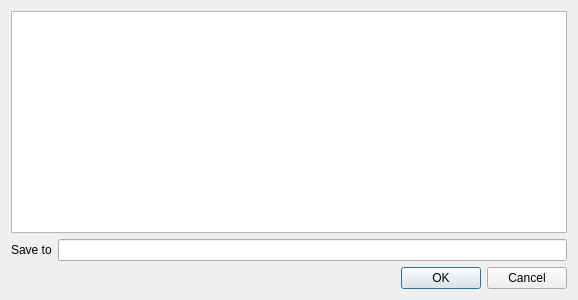
<?xml version="1.0" encoding="UTF-8"?>
<ui version="4.0">
 <class>Dialog</class>
 <widget class="QDialog" name="Dialog">
  <property name="windowModality">
   <enum>Qt::WindowModal</enum>
  </property>
  <property name="geometry">
   <rect>
    <x>0</x>
    <y>0</y>
    <width>578</width>
    <height>300</height>
   </rect>
  </property>
  <property name="sizePolicy">
   <sizepolicy hsizetype="Preferred" vsizetype="Preferred">
    <horstretch>0</horstretch>
    <verstretch>0</verstretch>
   </sizepolicy>
  </property>
  <property name="windowTitle">
   <string>Save</string>
  </property>
  <property name="modal">
   <bool>true</bool>
  </property>
  <layout class="QVBoxLayout" name="verticalLayout_2">
   <item>
    <layout class="QVBoxLayout" name="verticalLayout" stretch="1,0,0">
     <item>
      <widget class="QTableView" name="table_data"/>
     </item>
     <item>
      <layout class="QHBoxLayout" name="horizontalLayout">
       <item>
        <widget class="QLabel" name="label">
         <property name="text">
          <string>Save to</string>
         </property>
        </widget>
       </item>
       <item>
        <widget class="QLineEdit" name="edit_save"/>
       </item>
      </layout>
     </item>
     <item>
      <widget class="QDialogButtonBox" name="buttons">
       <property name="orientation">
        <enum>Qt::Horizontal</enum>
       </property>
       <property name="standardButtons">
        <set>QDialogButtonBox::Cancel|QDialogButtonBox::Ok</set>
       </property>
      </widget>
     </item>
    </layout>
   </item>
  </layout>
 </widget>
 <resources/>
 <connections>
  <connection>
   <sender>buttons</sender>
   <signal>rejected()</signal>
   <receiver>Dialog</receiver>
   <slot>reject()</slot>
   <hints>
    <hint type="sourcelabel">
     <x>316</x>
     <y>260</y>
    </hint>
    <hint type="destinationlabel">
     <x>286</x>
     <y>274</y>
    </hint>
   </hints>
  </connection>
  <connection>
   <sender>buttons</sender>
   <signal>accepted()</signal>
   <receiver>Dialog</receiver>
   <slot>accept()</slot>
   <hints>
    <hint type="sourcelabel">
     <x>248</x>
     <y>254</y>
    </hint>
    <hint type="destinationlabel">
     <x>157</x>
     <y>274</y>
    </hint>
   </hints>
  </connection>
 </connections>
</ui>
